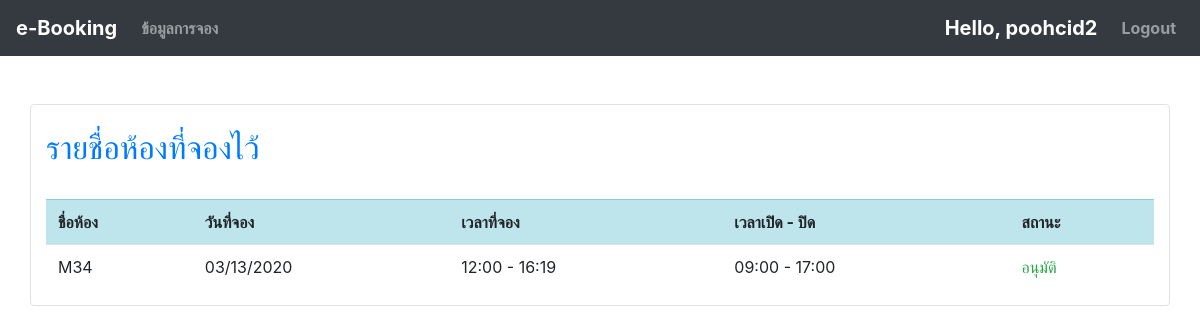
Page /book_list/ (signed in) on the committed database.
### booking/models.py (models this page shows, shortened)
class Booking(models.Model):
    room = models.ForeignKey(Room, on_delete=models.CASCADE, null=True)
    date = models.DateField()
    start_time = models.TimeField()
    end_time = models.TimeField(null=True)
    description = models.TextField()
    status = models.CharField(null=True, default=None, choices=(
        ("รออนุมัติ", "Unknow"),
        ("ไม่อนุมัติ", "No"),
        ("อนุมัติ", "Yes")
    ), max_length=100)
    status_remark = models.TextField(null=True, blank=True)
    book_by = models.ForeignKey(User, on_delete=models.CASCADE, null=True)
    book_date = models.DateField(auto_now=True)

class Room(models.Model):
    name = models.CharField(max_length=100)
    open_time = models.TimeField()
    close_time = models.TimeField()
    capacity = models.IntegerField(default=0)

### booking/views.py (the view)
# urls.py: path('book_list/', views.book_list, name="book_list"),
@login_required
@permission_required('booking.view_booking')
def book_list(request):
    context = {
        "books" : Booking.objects.filter(book_by=request.user).order_by('book_date')[::-1],
        "user" : request.user
    }
    return render(request, 'book_list.html', context=context)

### booking/templates/book_list.html
{% extends "base.html" %}
{% block content %}
    <br><br>
    <div class="container border rounded bg-white">
        <br>
        <h2 class="text-primary">รายชื่อห้องที่จองไว้</h2>
        <br>
        <table class="table">
            <tr class="table-Info">
                <th>ชื่อห้อง</th>
                <th>วันที่จอง</th>
                <th>เวลาที่จอง</th>
                <th>เวลาเปิด - ปิด</th>
                <th>สถานะ</th>
            </tr>
            {% for book in books %}
            <tr>
                <td>{{ book.room.name }}</td>
                <td>{{ book.date|date:"SHORT_DATE_FORMAT" }}</td>
                <td>{{ book.start_time|date:"H:i" }} - {{ book.end_time|date:"H:i" }}</td>
                <td>{{ book.room.open_time|date:"H:i" }} - {{ book.room.close_time|date:"H:i" }}</td>
                <td><span class="text-{% if book.status == 'อนุมัติ' %}success{% endif %}{% if book.status == 'ไม่อนุมัติ' %}danger{% endif %}">
                        {% if book.status == 'ไม่อนุมัติ' %}
                        <a href="#" class="text-danger" onclick="alert('เพราะ {{ book.status_remark }}')">{{ book.status }}</a>
                        {% else %}
                        {{ book.status|default_if_none:"รออนุมัติ" }}
                        {% endif %}
                    </span>
                </td>
            </tr>
            {% endfor %}
        </table>
    </div>
{% endblock content %}

### templates/base.html (shortened to what this page needs)
<html lang="en">
<head>
    <link href="https://unpkg.com/gijgo@1.9.13/css/gijgo.min.css" rel="stylesheet" type="text/css" />
    <link rel="stylesheet" href="https://maxcdn.bootstrapcdn.com/bootstrap/4.4.1/css/bootstrap.min.css">
</head>
</head>
<body>
    <nav class="navbar navbar-expand-sm bg-dark navbar-dark">
        <a class="navbar-brand" href="\">e-Booking</a>
        <div class="collapse navbar-collapse" id="collapsibleNavbar">
            <ul class="navbar-nav">
                {% if user.is_authenticated %}
                    {% if perms.booking.view_booking %}
                    <li class="nav-item">
                        <a class="nav-link" href="/book_list/">ข้อมูลการจอง</a>
                    </li>
                    {% endif %}
                {% endif %}
            </ul>
            <ul class="navbar-nav ml-auto">
                {% if user.is_authenticated %}
                    <li class="nav-item"><span class="navbar-brand">Hello, {{ user.username }}</span></li>
                    <li class="nav-item"><a href="/account/book_logout/" class="nav-link">Logout</a></li>
                {% else %}
                    <li class="nav-item"><a href="/account/book_register/" class="nav-link">Sign up</a></li>
                    <li class="nav-item"><a href="/account/book_login/" class="nav-link">Login</a></li>
                {% endif %}
            </ul>
        </div>
    </nav>
    {% block content %}
    {% endblock content %}
</body>
</html>

### templates/base.html (style rules this page uses)
nav { font-weight: bold; }

### rows in the picture
Booking: room.name "M34", date "03/13/2020", start_time "12:00", end_time "16:19", room.open_time "09:00", room.close_time "17:00", status "อนุมัติ"

### other values in the picture
{{ user.username }} "poohcid2"
